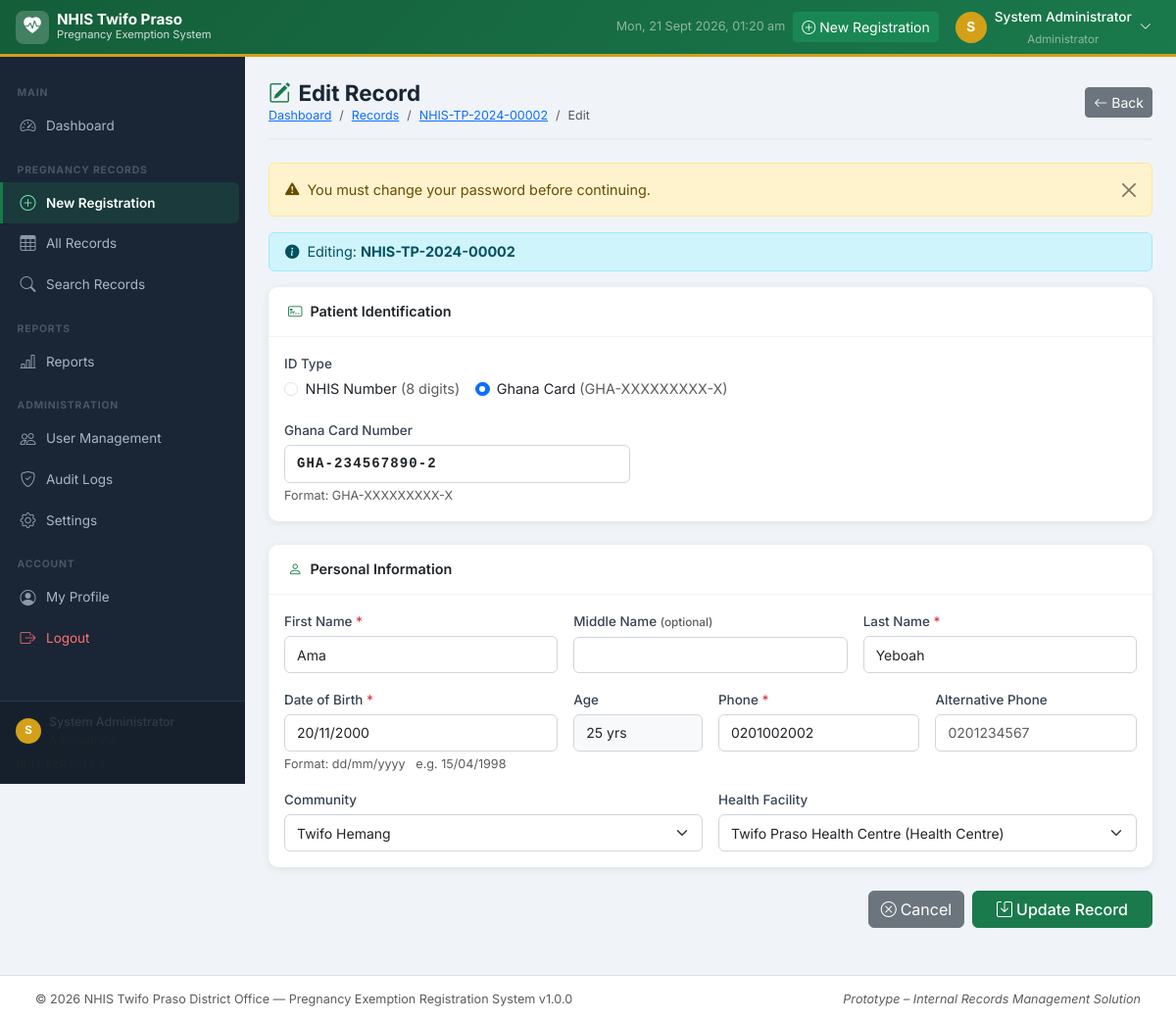
/pregnancy/edit.php?id=2 (signed in), run on the app's committed database.
### tables this page shows
CREATE TABLE IF NOT EXISTS `users` (
  `id` INT(11) NOT NULL AUTO_INCREMENT,
  `full_name` VARCHAR(150) NOT NULL,
  `username` VARCHAR(80) NOT NULL,
  `email` VARCHAR(150) DEFAULT NULL,
  `password` VARCHAR(255) NOT NULL,
  `role_id` INT(11) NOT NULL DEFAULT 2,
  `phone` VARCHAR(20) DEFAULT NULL,
  `status` ENUM('active','inactive') NOT NULL DEFAULT 'active',
  `must_change_password` TINYINT(1) NOT NULL DEFAULT 0,
  `last_login` DATETIME DEFAULT NULL,
  `created_at` TIMESTAMP NOT NULL DEFAULT CURRENT_TIMESTAMP,
  `updated_at` TIMESTAMP NOT NULL DEFAULT CURRENT_TIMESTAMP ON UPDATE CURRENT_TIMESTAMP,
  PRIMARY KEY (`id`),
  UNIQUE KEY `uq_username` (`username`),
  KEY `fk_users_role` (`role_id`),
  CONSTRAINT `fk_users_role` FOREIGN KEY (`role_id`) REFERENCES `roles` (`id`) ON UPDATE CASCADE
);

CREATE TABLE IF NOT EXISTS `roles` (
  `id` INT(11) NOT NULL AUTO_INCREMENT,
  `role_name` VARCHAR(50) NOT NULL,
  `description` VARCHAR(255) DEFAULT NULL,
  `created_at` TIMESTAMP NOT NULL DEFAULT CURRENT_TIMESTAMP,
  PRIMARY KEY (`id`),
  UNIQUE KEY `uq_role_name` (`role_name`)
);

CREATE TABLE IF NOT EXISTS `pregnant_women` (
  `id` INT(11) NOT NULL AUTO_INCREMENT,
  `record_number` VARCHAR(30) NOT NULL COMMENT 'System-generated unique record number e.g. NHIS-TP-2024-00001',
  `nhis_membership_number` VARCHAR(20) DEFAULT NULL COMMENT '8-digit NHIS membership number',
  `ghana_card_number` VARCHAR(20) DEFAULT NULL COMMENT 'Ghana Card Number: GHA-XXXXXXXXX-X',
  `first_name`  VARCHAR(80)  NOT NULL,
  `middle_name` VARCHAR(80)  DEFAULT NULL,
  `last_name`   VARCHAR(80)  NOT NULL,
  `full_name`   VARCHAR(150) GENERATED ALWAYS AS (TRIM(CONCAT_WS(' ', `first_name`, NULLIF(`middle_name`,''), `last_name`))) STORED COMMENT 'Auto-computed from first/middle/last name',
  `date_of_birth` DATE DEFAULT NULL,
  `sex` ENUM('Female') NOT NULL DEFAULT 'Female',
  `phone` VARCHAR(20) DEFAULT NULL,
  `alt_phone` VARCHAR(20) DEFAULT NULL,
  `community_id` INT(11) DEFAULT NULL,
  `community_other` VARCHAR(150) DEFAULT NULL COMMENT 'If community not in list',
  `district` VARCHAR(100) DEFAULT 'Twifo Atti-Morkwa',
  `region` VARCHAR(100) DEFAULT 'Central Region',
   
  `registration_date` DATE NOT NULL COMMENT 'Date of pregnancy registration with NHIS',
  `gravida` INT(2) DEFAULT NULL COMMENT 'Total number of pregnancies',
  `parity` INT(2) DEFAULT NULL COMMENT 'Number of previous deliveries',
  `gestational_age_weeks` INT(3) DEFAULT NULL COMMENT 'Gestational age in weeks at registration',
  `expected_delivery_date` DATE DEFAULT NULL COMMENT 'EDD',
  `antenatal_start_date` DATE DEFAULT NULL COMMENT 'Date first ANC visit',
  `health_facility_id` INT(11) DEFAULT NULL COMMENT 'Facility for ANC',
  `facility_other` VARCHAR(200) DEFAULT NULL COMMENT 'If facility not in list',
  `pregnancy_status` ENUM('Active','Delivered','Lost to Follow-up','Referred','Deceased','Other') NOT NULL DEFAULT 'Active',
  `delivery_date` DATE DEFAULT NULL,
  `delivery_outcome` VARCHAR(200) DEFAULT NULL,
   
  `processing_date` DATE DEFAULT NULL COMMENT 'Date NHIS processed the exemption',
  `exemption_status` ENUM('Approved','Pending','Rejected','Under Review') NOT NULL DEFAULT 'Pending',
  `reference_number` VARCHAR(80) DEFAULT NULL COMMENT 'NHIS reference/transaction number',
  `processed_by` INT(11) DEFAULT NULL COMMENT 'User ID of staff who processed',
  `nhis_remarks` TEXT DEFAULT NULL COMMENT 'Remarks on NHIS processing',
   
  `general_remarks` TEXT DEFAULT NULL,
  `created_by` INT(11) NOT NULL COMMENT 'User who created record',
  `updated_by` INT(11) DEFAULT NULL COMMENT 'User who last updated record',
  `created_at` TIMESTAMP NOT NULL DEFAULT CURRENT_TIMESTAMP,
  `updated_at` TIMESTAMP NOT NULL DEFAULT CURRENT_TIMESTAMP ON UPDATE CURRENT_TIMESTAMP,
  `is_deleted` TINYINT(1) NOT NULL DEFAULT 0,
  PRIMARY KEY (`id`),
  UNIQUE KEY `uq_record_number` (`record_number`),
  UNIQUE KEY `uq_ghana_card` (`ghana_card_number`),
  KEY `idx_nhis_membership` (`nhis_membership_number`),
  KEY `idx_first_name` (`first_name`),
  KEY `idx_last_name` (`last_name`),
  KEY `idx_registration_date` (`registration_date`),
  KEY `idx_community` (`community_id`),
  KEY `idx_facility` (`health_facility_id`),
  KEY `idx_status` (`pregnancy_status`),
  KEY `idx_exemption_status` (`exemption_status`),
  KEY `fk_pw_community` (`community_id`),
  KEY `fk_pw_facility` (`health_facility_id`),
  KEY `fk_pw_processed_by` (`processed_by`),
  KEY `fk_pw_created_by` (`created_by`),
  CONSTRAINT `fk_pw_community` FOREIGN KEY (`community_id`) REFERENCES `communities` (`id`) ON UPDATE CASCADE,
  CONSTRAINT `fk_pw_facility` FOREIGN KEY (`health_facility_id`) REFERENCES `health_facilities` (`id`) ON UPDATE CASCADE,
  CONSTRAINT `fk_pw_processed_by` FOREIGN KEY (`processed_by`) REFERENCES `users` (`id`) ON UPDATE CASCADE,
  CONSTRAINT `fk_pw_created_by` FOREIGN KEY (`created_by`) REFERENCES `users` (`id`) ON UPDATE CASCADE
);

CREATE TABLE IF NOT EXISTS `communities` (
  `id` INT(11) NOT NULL AUTO_INCREMENT,
  `community_name` VARCHAR(150) NOT NULL,
  `district` VARCHAR(100) DEFAULT 'Twifo Atti-Morkwa',
  `region` VARCHAR(100) DEFAULT 'Central Region',
  `status` ENUM('active','inactive') NOT NULL DEFAULT 'active',
  PRIMARY KEY (`id`),
  UNIQUE KEY `uq_community_name` (`community_name`)
);

CREATE TABLE IF NOT EXISTS `health_facilities` (
  `id` INT(11) NOT NULL AUTO_INCREMENT,
  `facility_name` VARCHAR(200) NOT NULL,
  `facility_type` VARCHAR(100) DEFAULT NULL,
  `location` VARCHAR(150) DEFAULT NULL,
  `status` ENUM('active','inactive') NOT NULL DEFAULT 'active',
  PRIMARY KEY (`id`),
  UNIQUE KEY `uq_facility_name` (`facility_name`)
);

CREATE TABLE IF NOT EXISTS `system_settings` (
  `id` INT(11) NOT NULL AUTO_INCREMENT,
  `setting_key` VARCHAR(100) NOT NULL,
  `setting_value` TEXT DEFAULT NULL,
  `description` VARCHAR(255) DEFAULT NULL,
  `updated_by` INT(11) DEFAULT NULL,
  `updated_at` TIMESTAMP NOT NULL DEFAULT CURRENT_TIMESTAMP ON UPDATE CURRENT_TIMESTAMP,
  PRIMARY KEY (`id`),
  UNIQUE KEY `uq_setting_key` (`setting_key`)
);

### pregnancy/edit.php (the view, shortened to what the rows shown need)
<?php
require_once __DIR__ . '/../includes/auth.php';
$id  = (int) ($_GET['id'] ?? 0);
$pdo = getDBConnection();
$stmt = $pdo->prepare("SELECT * FROM pregnant_women WHERE id = :id AND is_deleted = 0");
$stmt->execute([':id' => $id]);
$record = $stmt->fetch();
$communities = getCommunities();
$facilities  = getHealthFacilities();
include __DIR__ . '/../includes/header.php';
?>
<div class="nhis-content">
    <div class="page-header d-flex align-items-center justify-content-between">
        <div>
            <h1><i class="bi bi-pencil-square me-2 text-nhis"></i>Edit Record</h1>
            <nav aria-label="breadcrumb">
                <ol class="breadcrumb mb-0">
                    <li class="breadcrumb-item"><a href="<?= BASE_URL ?>/pregnancy/view.php?id=<?= $id ?>"><?= htmlspecialchars($record['record_number']) ?></a></li>
                </ol>
            </nav>
        </div>
    </div>
    <div class="alert alert-info d-flex align-items-center gap-2 py-2 no-print">
        <span>Editing: <strong><?= htmlspecialchars($record['record_number']) ?></strong></span>
    </div>
    <form method="POST" action="" class="needs-validation" novalidate>
        <div class="card mb-4">
            <div class="card-body">
                <div class="row g-3">
                    <div class="col-12">
                        <div class="d-flex gap-3">
                            <div class="form-check">
                                <input class="form-check-input" type="radio" name="id_type" id="editIdTypeNhis"
                                       value="nhis" <?= empty($record['ghana_card_number']) ? 'checked' : '' ?>>
                                <label class="form-check-label" for="editIdTypeNhis">
                                    NHIS Number <span class="text-muted">(8 digits)</span>
                                </label>
                            </div>
                            <div class="form-check">
                                <input class="form-check-input" type="radio" name="id_type" id="editIdTypeGhana"
                                       value="ghana" <?= !empty($record['ghana_card_number']) ? 'checked' : '' ?>>
                                <label class="form-check-label" for="editIdTypeGhana">
                                    Ghana Card <span class="text-muted">(GHA-XXXXXXXXX-X)</span>
                                </label>
                            </div>
                        </div>
                    </div>
                    <div class="col-md-5" id="editGhanaField">
                        <label class="form-label">Ghana Card Number</label>
                        <input type="text" class="form-control form-control-lg" id="ghana_card_number"
                               name="ghana_card_number"
                               value="<?= htmlspecialchars($record['ghana_card_number'] ?? '') ?>"
                               maxlength="20" placeholder="GHA-123456789-1"
                               style="font-family:monospace;font-weight:700;letter-spacing:.08em;">
                        <div class="form-text">Format: GHA-XXXXXXXXX-X</div>
                    </div>
                </div>
            </div>
        </div>
        <div class="card mb-4">
            <div class="card-body">
                <div class="row g-3">
                    <div class="col-md-4">
                        <label class="form-label">First Name <span class="required-star">*</span></label>
                        <input type="text" class="form-control" name="first_name" required maxlength="80"
                               value="<?= htmlspecialchars($record['first_name'] ?? '') ?>">
                    </div>
                    <div class="col-md-4">
                        <label class="form-label">Last Name <span class="required-star">*</span></label>
                        <input type="text" class="form-control" name="last_name" required maxlength="80"
                               value="<?= htmlspecialchars($record['last_name'] ?? '') ?>">
                    </div>
                    <div class="col-md-4">
                        <label class="form-label">Date of Birth <span class="required-star">*</span></label>
                        <input type="text" class="form-control" id="dob_display"
                               placeholder="dd/mm/yyyy" maxlength="10" inputmode="numeric"
                               value="<?= ($record['date_of_birth'] && $record['date_of_birth'] !== '0000-00-00') ? date('d/m/Y', strtotime($record['date_of_birth'])) : '' ?>"
                               autocomplete="off">
                        <div class="form-text">Format: dd/mm/yyyy &nbsp; e.g. 15/04/1998</div>
                    </div>
                    <div class="col-md-3">
                        <label class="form-label">Phone <span class="required-star">*</span></label>
                        <input type="text" class="form-control" name="phone" data-phone required maxlength="15"
                               value="<?= htmlspecialchars($record['phone'] ?? '') ?>"
                               placeholder="0244123456">
                    </div>
                    <div class="col-md-6">
                        <label class="form-label">Community</label>
                        <select class="form-select" name="community_id" id="communitySelect">
                            <?php foreach ($communities as $c): ?>
                            <option value="<?= $c['id'] ?>" <?= ($record['community_id'] == $c['id']) ? 'selected' : '' ?>>
                                <?= htmlspecialchars($c['community_name']) ?>
                            </option>
                            <?php endforeach; ?>
                        </select>
                    </div>
                    <div class="col-md-6">
                        <label class="form-label">Health Facility</label>
                        <select class="form-select" name="health_facility_id" id="facilitySelect">
                            <?php foreach ($facilities as $f): ?>
                            <option value="<?= $f['id'] ?>" <?= ($record['health_facility_id'] == $f['id']) ? 'selected' : '' ?>>
                                <?= htmlspecialchars($f['facility_name']) ?>
                                <?= $f['facility_type'] ? ' (' . htmlspecialchars($f['facility_type']) . ')' : '' ?>
                            </option>
                            <?php endforeach; ?>
                        </select>
                    </div>
                </div>
            </div>
        </div>
    </form>
</div>
<?php include __DIR__ . '/../includes/footer.php'; ?>

### includes/header.php (shortened to what the rows shown need)
<?php
$currentUser = getCurrentUser();
?>
<!DOCTYPE html>
<html lang="en">
<head>
    <link href="https://cdn.jsdelivr.net/npm/bootstrap@5.3.2/dist/css/bootstrap.min.css" rel="stylesheet">
    <link href="https://cdn.jsdelivr.net/npm/bootstrap-icons@1.11.3/font/bootstrap-icons.min.css" rel="stylesheet">
    <link href="<?= BASE_URL ?>/assets/css/style.css" rel="stylesheet">
</head>
<body>
<nav class="navbar navbar-expand-lg navbar-dark nhis-topbar fixed-top">
    <div class="container-fluid px-3">
        <div class="ms-auto d-flex align-items-center gap-2">
            <div class="dropdown">
                <button class="btn btn-sm btn-link text-white d-flex align-items-center gap-2 text-decoration-none" data-bs-toggle="dropdown" aria-expanded="false">
                    <div class="nhis-avatar"><?= strtoupper(substr($currentUser['full_name'] ?? 'U', 0, 1)) ?></div>
                    <span class="d-none d-lg-block">
                        <span class="fw-500" style="font-size:0.85rem;"><?= htmlspecialchars($currentUser['full_name'] ?? '') ?></span>
                        <br><span class="text-white-50" style="font-size:0.72rem;"><?= htmlspecialchars($currentUser['role_name'] ?? '') ?></span>
                    </span>
                    <i class="bi bi-chevron-down small"></i>
                </button>
            </div>
        </div>
    </div>
</nav>
<div class="nhis-wrapper">

### includes/footer.php (shortened to what the rows shown need)
    </div>
<footer class="nhis-footer">
    <div class="container-fluid">
        <div class="row align-items-center">
            <div class="col-md-6">
                <span class="text-muted small">
                    &copy; <?= date('Y') ?>
                    <?= getSetting('office_name', 'NHIS Twifo Praso District Office') ?>
                    &mdash; Pregnancy Exemption Registration System v<?= APP_VERSION ?>
                </span>
            </div>
        </div>
    </div>
</footer>
</body>
</html>

### data on the page
users: full_name "S", full_name "System Administrator", role.role_name "Administrator"
pregnant_women: record_number "NHIS-TP-2024-00002", ghana_card_number "☐ NHIS Number (8 digits)", ghana_card_number "☑ Ghana Card (GHA-XXXXXXXXX-X)", ghana_card_number "GHA-234567890-2", first_name "Ama", last_name "Yeboah", date_of_birth "20/11/2000", phone "0201002002", community_id "Twifo Hemang", health_facility_id "Twifo Praso Health Centre (Health Centre)"
system_settings: setting_value "NHIS Twifo Praso District Office"

### other printed values
substr($_SESSION['full_name'] ?? 'U', 0, 1) "S"
$_SESSION['full_name'] "System Administrator"
$flash['message'] "You must change your password before continuing."
APP_VERSION "1.0.0"
